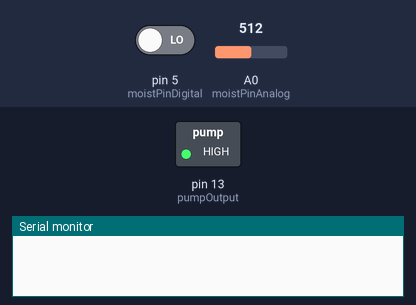
A sketch run on a simulated Arduino Uno, built with avr-gcc and run on an emulated ATmega328P. Shown: switched loads named in the sketch (green lamp = pin HIGH), the last lines printed to the serial monitor. Inputs (shaded band) come from the test bench; at power-on: pin 5 (moistPinDigital) LOW, A0 (moistPinAnalog) = 512.

Above: at 5.0 s.
At 40.0 s:
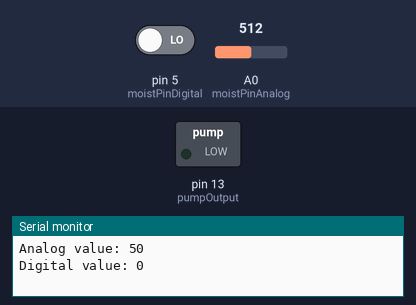
Timing chart, 0 to 91.0 s (numbered marks = the images above):
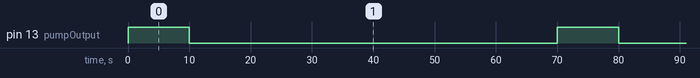

The sketch:

src.ino
```cpp
  // Analog Branch
  // Pre-Build


      //Declaration
  //TimeRelatedVariabels

  unsigned long previousMillis;
  unsigned long currentMillis;


  // Declared IO
  const int pumpOutput = 13;
  const int moistPinAnalog = A0;
  const int moistPinDigital = 5;


  //Declared varibels
  bool digitalMoist = false; // Value of moisture
  int analogMoist;

  int irrigationTime = 10000; //MilliS


      //Functions Section

  // Functrions
  void readAnalogValueMoist(){
    int analogValueMoist = analogRead(moistPinAnalog);
    int analogCurrentValueProcent = map(analogValueMoist,0,1023,0,100);
    Serial.print("Analog value: ");
  Serial.println(analogCurrentValueProcent);
    return analogCurrentValueProcent;
  }
  void readDigitalValueMoist(){
    int digitalValueMoist = digitalRead(moistPinDigital);
    Serial.print("Digital value: ");
    Serial.println(digitalValueMoist);
  }
void controlPump(bool state) {
    digitalWrite(pumpOutput, state ? HIGH : LOW);
}

      // SETUP Section
  void setup()
  {
    pinMode(pumpOutput, OUTPUT);
    pinMode(analogMoist, INPUT);
    pinMode(digitalMoist, INPUT);

    Serial.begin(9600);
  }
    // LOOP
  void loop()
  {
    currentMillis = millis();
  if(readDigitalValueMoist==1){
    controlPump(true);
    delay(irrigationTime);
    controlPump(false);
  }
  if(readAnalogValueMoist>=1){
    controlPump(true);
    delay(irrigationTime);
    controlPump(false);
  }

  readAnalogValueMoist();
  readDigitalValueMoist();

  delay(60000); //Wait an hour

  }
```

Measured:
- by itself, pin 13 (pumpOutput): alternates HIGH for 10.0 s and LOW for 60.0 s
